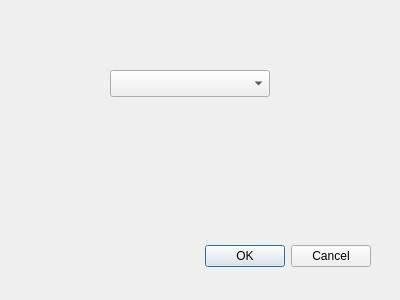
<?xml version="1.0" encoding="UTF-8"?>
<ui version="4.0">
 <class>SiteRankingSDSSDialogBase</class>
 <widget class="QDialog" name="SiteRankingSDSSDialogBase">
  <property name="geometry">
   <rect>
    <x>0</x>
    <y>0</y>
    <width>400</width>
    <height>300</height>
   </rect>
  </property>
  <property name="windowTitle">
   <string>Site Ranking SDSS</string>
  </property>
  <widget class="QDialogButtonBox" name="button_box">
   <property name="geometry">
    <rect>
     <x>30</x>
     <y>240</y>
     <width>341</width>
     <height>32</height>
    </rect>
   </property>
   <property name="orientation">
    <enum>Qt::Horizontal</enum>
   </property>
   <property name="standardButtons">
    <set>QDialogButtonBox::Cancel|QDialogButtonBox::Ok</set>
   </property>
  </widget>
  <widget class="QgsMapLayerComboBox" name="mMapLayerComboBox">
   <property name="geometry">
    <rect>
     <x>110</x>
     <y>70</y>
     <width>160</width>
     <height>27</height>
    </rect>
   </property>
  </widget>
 </widget>
 <customwidgets>
  <customwidget>
   <class>QgsMapLayerComboBox</class>
   <extends>QComboBox</extends>
   <header>qgsmaplayercombobox.h</header>
  </customwidget>
 </customwidgets>
 <resources/>
 <connections>
  <connection>
   <sender>button_box</sender>
   <signal>accepted()</signal>
   <receiver>SiteRankingSDSSDialogBase</receiver>
   <slot>accept()</slot>
   <hints>
    <hint type="sourcelabel">
     <x>20</x>
     <y>20</y>
    </hint>
    <hint type="destinationlabel">
     <x>20</x>
     <y>20</y>
    </hint>
   </hints>
  </connection>
  <connection>
   <sender>button_box</sender>
   <signal>rejected()</signal>
   <receiver>SiteRankingSDSSDialogBase</receiver>
   <slot>reject()</slot>
   <hints>
    <hint type="sourcelabel">
     <x>20</x>
     <y>20</y>
    </hint>
    <hint type="destinationlabel">
     <x>20</x>
     <y>20</y>
    </hint>
   </hints>
  </connection>
 </connections>
</ui>
